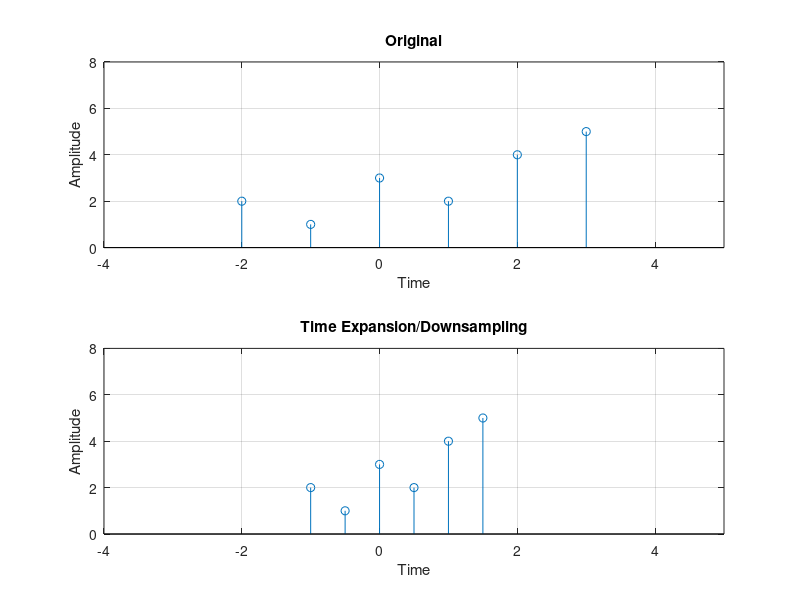

Recreate this plot in MATLAB.

n1=-2:3;
x1=[2 1 3 2 4 5];
subplot(2,1,1)
stem(n1,x1);
xlabel('Time')
ylabel('Amplitude')
title('Original')
axis([-4 5 0 8]);
grid on;

m1=n1/2;  % code : multiplication=expansion
subplot(2,1,2)
stem(m1,x1);
xlabel('Time')
ylabel('Amplitude')
title('Time Expansion/Downsampling')
axis([-4 5 0 8]);
grid on;


% x(t) ->y(t)=x(at), here a is a postive integer, this is signal compression.
% Imagine 2x-ing a video/music, it will compress the signal, and in-turn
% the video plays faster.
%----------
% While coding, to compress the signal, we need to divide the time
% axis points, which will make the values numerically smaller.
